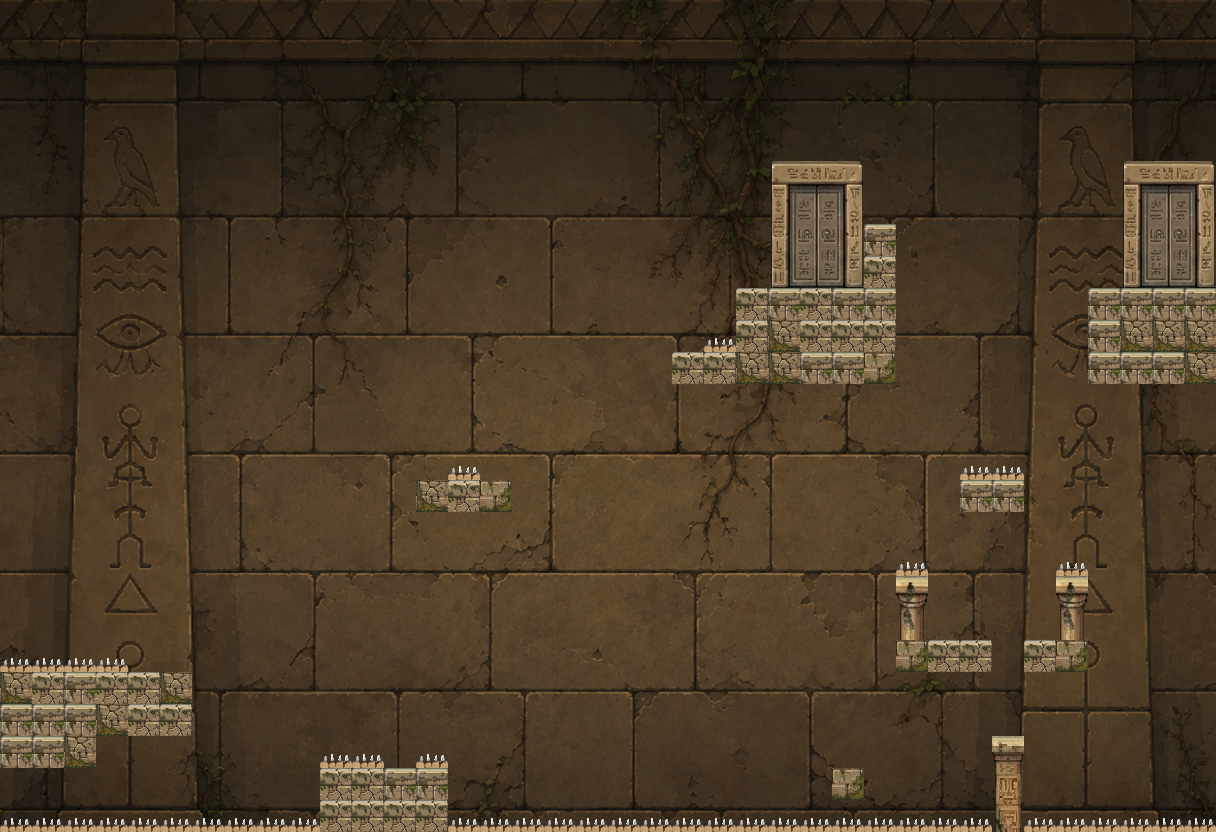

Below is a game level as drawn by its tile map, then a one-line description and the .tmx that defines it (tile-layer data replaced by summaries):
An orthogonal 38x26 tile map with 32x32 px tiles, 2 tile layers (Livello tile 1, Livello tile 2), 3 tilesets and 28 objects (17x solid, 9x kill, start, finish).

<map version="1.10" tiledversion="1.11.2" orientation="orthogonal" renderorder="right-down" width="38" height="26" tilewidth="32" tileheight="32" infinite="0" nextlayerid="4" nextobjectid="32">
 <properties>
  <property name="dimensionePersonaggio" type="float" value="57.6" />
  <property name="uscita" value="tocco" />
  <property name="titolo" value="Le gallerie" />
 </properties>
 <tileset firstgid="1" source="Sfondo2.tsx" />
 <tileset firstgid="1537" source="GrigliaPresente.tsx" />
 <tileset firstgid="1693" source="Griglia.tsx" />
 <layer id="1" name="Livello tile 1" width="38" height="26">
  <data>[988 cells, 988 non-empty, 988 distinct tile ids]</data>
 </layer>
 <objectgroup id="3" name="Livello di oggetti 1">
  <object id="1" name="solid" x="864" y="224" width="32" height="160" />
  <object id="2" name="solid" x="736" y="288" width="128" height="96" />
  <object id="3" name="solid" x="672" y="352" width="64" height="32" />
  <object id="4" name="solid" x="1088" y="288" width="128" height="96" />
  <object id="5" name="solid" x="960" y="480" width="64" height="32" />
  <object id="6" name="solid" x="896" y="576" width="32" height="96" />
  <object id="7" name="solid" x="928" y="640" width="64" height="32" />
  <object id="8" name="solid" x="1024" y="640" width="64" height="32" />
  <object id="9" name="solid" x="1056" y="576" width="32" height="64" />
  <object id="10" name="solid" x="992" y="736" width="32" height="96" />
  <object id="11" name="solid" x="832" y="768" width="32" height="32" />
  <object id="12" name="solid" x="416" y="480" width="96" height="32" />
  <object id="13" name="solid" x="0" y="672" width="192" height="64" />
  <object id="14" name="solid" x="0" y="736" width="96" height="32" />
  <object id="15" name="solid" x="320" y="768" width="128" height="64" />
  <object id="16" name="solid" x="0" y="832" width="1216" height="32" />
  <object id="17" name="start" x="1120" y="160" width="96" height="128" />
  <object id="18" name="solid" x="864" y="128" width="32" height="96" />
  <object id="19" name="finish" x="768" y="160" width="96" height="128" />
  <object id="21" name="kill" x="703.082" y="334.91" width="32.9176" height="17.0896" />
  <object id="22" name="kill" x="0" y="657" width="127.312" height="15.0004" />
  <object id="23" name="kill" x="0" y="813.19" width="1220.36" height="18.81" />
  <object id="24" name="kill" x="960" y="463.369" width="65.3763" height="16.6308" />
  <object id="25" name="kill" x="892.33" y="560.86" width="35.6703" height="15.1398" />
  <object id="26" name="kill" x="1052.9" y="559.713" width="35.0968" height="16.2867" />
  <object id="29" name="kill" x="320" y="754" width="62" height="13.6774" />
  <object id="30" name="kill" x="417" y="752" width="30.312" height="15.6774" />
  <object id="31" name="kill" x="448" y="462" width="32" height="18.6774" />
 </objectgroup>
 <layer id="2" name="Livello tile 2" width="38" height="26">
  <data>[988 cells, 142 non-empty, 22 distinct tile ids]</data>
 </layer>
</map>
